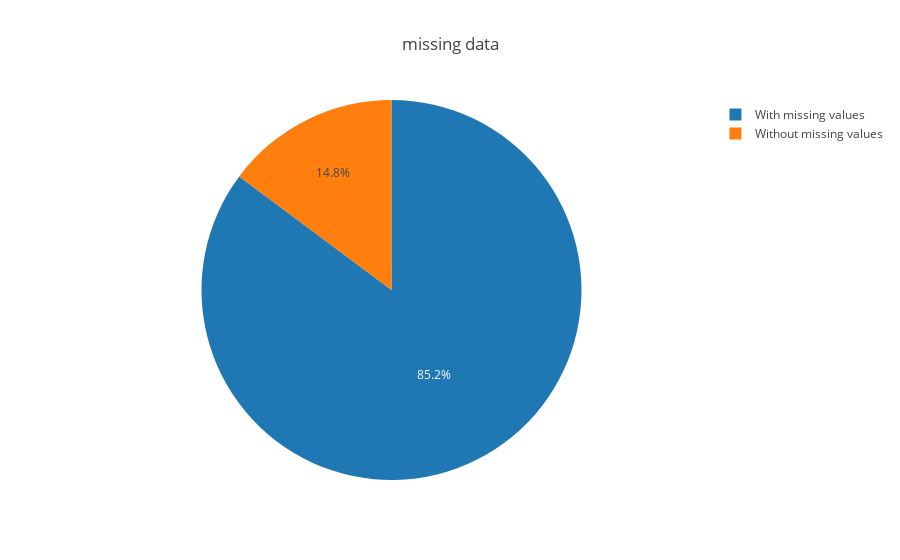

Notebook cell for this chart:
### Code cell
layout = go.Layout(
    title='missing data',
    )

trace1 = go.Pie(
    labels=['Without missing values', 'With missing values'],
    values=[df.shape[0]-df.isnull().any(axis=1).sum(),df.isnull().any(axis=1).sum()],
   # marker={'colors':}
    )

fig = go.Figure(data=[trace1],layout = layout)

py.offline.iplot(fig)

### Figure 1 — Plotly figure (JSON) as saved in the notebook; plotly's stock layout.template omitted (floating-point values rounded to 4 significant figures)
{"data": [{"labels": ["Without missing values", "With missing values"], "type": "pie", "uid": "906ea88c-df8f-11e8-9b52-c85b767d85a1", "values": [148, 852]}], "layout": {"title": "missing data"}}
